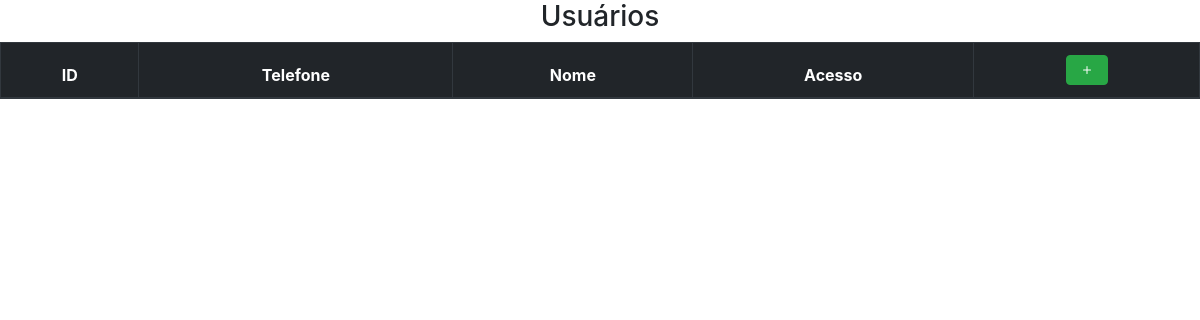
Before: / with the older database file.
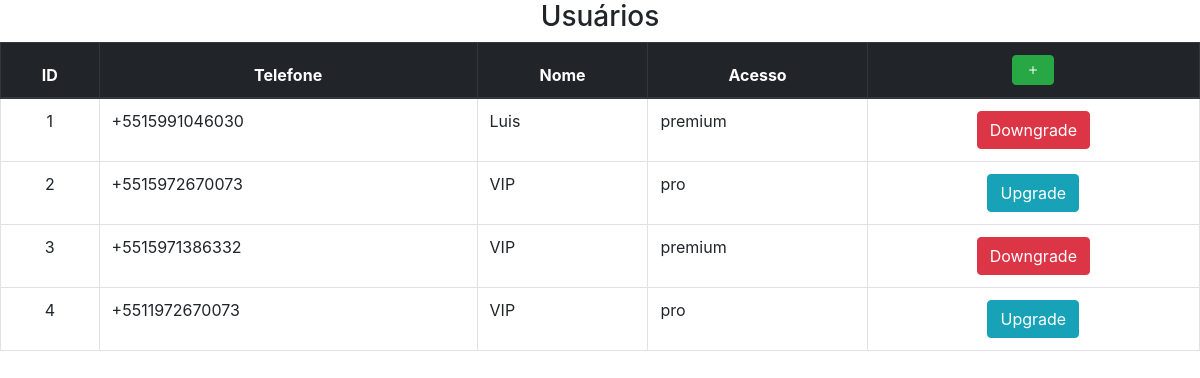
After: the same page with the newer database file.
### tables this page shows
CREATE TABLE `usuarios` (
  `msisdn` varchar(14) NOT NULL,
  `name` varchar(60) NOT NULL,
  `access_level` varchar(25) NOT NULL,
  `password` varchar(33) NOT NULL,
  `external_id` int(11) UNSIGNED NOT NULL
);

### inc/funcoes.php (called while the page is built, shortened)
<?php
 function dbcon(){
    $conexao = @mysqli_connect(DB_SERVIDOR, DB_USER, DB_PASS, DATA_BASE) or lerror("Falha na conexão com o banco de dados: " . mysqli_connect_error());
    mysqli_query($conexao, "SET NAMES 'utf8'");
    mysqli_query($conexao, "SET character_set_connection=utf8");
    mysqli_query($conexao, "SET character_set_client=utf8");
    mysqli_query($conexao, "SET character_set_results=utf8");
    mysqli_query($conexao, "SET SESSION group_concat_max_len = 10240");
    return $conexao;
  }
  function query($query){
    $conexao = dbcon();
    $resultado = mysqli_query($conexao, $query);
    return $resultado;
  }
?>

### index.php (the view)
<?php
include('inc/header.php');
$tr = '';
$result = query("SELECT u.*
                     FROM usuarios u;");
while ($linha = mysqli_fetch_object($result)) {
  $botao = '';
  if($linha->access_level == 'pro'){
    $botao = "<button type='submit' formaction='usuarios_g.php' class='btn btn-info' name='upgrade' value='$linha->external_id'>Upgrade</button>";
  }else{
    $botao = "<button type='submit' formaction='usuarios_g.php' class='btn btn-danger' name='downgrade' value='$linha->external_id'>Downgrade</button>";
  }
  $tr .= "<tr>
             <td class='text-center'>$linha->external_id</td>
             <td>$linha->msisdn</td>
             <td>$linha->name</td>
             <td>$linha->access_level</td>
             <td class='text-center'>
               $botao
             </td>
           </tr>";
}
?>
<div>
  <center>
    <h3>Usuários</h3>
  </center>
</div>
<form action="correspondencias_ia.php" method="post">
  <table class="table table-bordered">
    <thead class="thead-dark">
      <tr>
        <th class='text-center' scope="col">ID</th>
        <th class='text-center' scope="col">Telefone</th>
        <th class='text-center' scope="col">Nome</th>
        <th class='text-center' scope="col">Acesso</th>
        <th class='text-center' scope="col" class="text-center"><button class='btn btn-success mr-auto' type='submit' formaction='usuarios_ia.php' value='-1' name='incluir' title="Incluir registro."><?= $incluir ?></button></th>
      </tr>
    </thead>
    <tbody>
      <?= $tr ?>
    </tbody>
  </table>
</form>
<?php
include('inc/footer.php');
?>

### inc/header.php (shortened to what this page needs)
<?php
  require_once("inc/funcoes.php");
  $incluir= '<svg xmlns="http://www.w3.org/2000/svg" width="16" height="16" fill="currentColor" class="bi bi-plus" viewBox="0 0 16 16">
               <path d="M8 4a.5.5 0 0 1 .5.5v3h3a.5.5 0 0 1 0 1h-3v3a.5.5 0 0 1-1 0v-3h-3a.5.5 0 0 1 0-1h3v-3A.5.5 0 0 1 8 4z"/>
             </svg>';
?>
<html lang="pt-BR">
  <head>
    <link rel="stylesheet" href="https://maxcdn.bootstrapcdn.com/bootstrap/4.0.0/css/bootstrap.min.css">
  </head>
  <body>

### inc/footer.php (shortened to what this page needs)
  </body>
<html>

Changed rows visible on the page:
added usuarios: external_id "1", msisdn "+5515991046030", name "Luis", access_level "premium"
added usuarios: external_id "2", msisdn "+5515972670073", name "VIP", access_level "pro"
added usuarios: external_id "3", msisdn "+5515971386332", name "VIP", access_level "premium"
added usuarios: external_id "4", msisdn "+5511972670073", name "VIP", access_level "pro"
